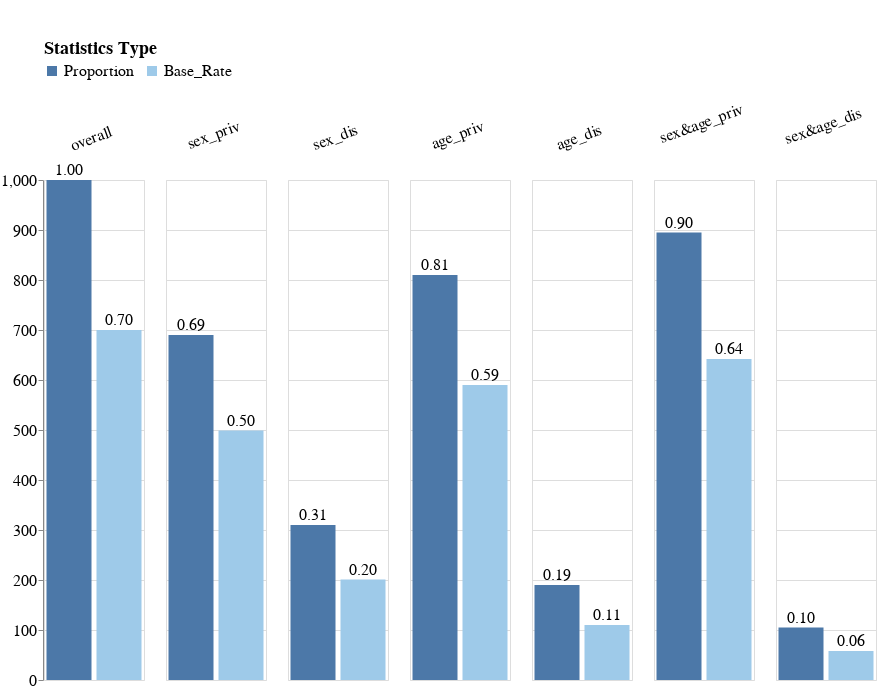

Notebook cell for this chart:
### Markdown cell above
## Check proportions and base rates

### Code cell
create_dataset_stats_bar_chart(data_loader.X_data, data_loader.y_data, sensitive_attributes_dct)

### Figure 1 — Vega-Lite specification as saved in the notebook (floating-point values rounded to 4 significant figures)
{"config": {"view": {"continuousWidth": 300, "continuousHeight": 300}, "axis": {"labelFontSize": 16, "titleFontSize": 18}, "headerColumn": {"labelFontSize": 16, "titleFontSize": 18}, "padding": {"top": 40}}, "data": {"name": "data-5e73c884d016dd36f82db3c4f6f9b651"}, "facet": {"column": {"field": "Subgroup", "header": {"labelAlign": "center", "labelAnchor": "middle", "labelAngle": -20, "labelPadding": -15}, "sort": ["overall", "sex_priv", "sex_dis", "age_priv", "age_dis", "sex&age_priv", "sex&age_dis"], "title": "", "type": "nominal"}}, "spec": {"layer": [{"mark": {"type": "bar"}, "encoding": {"color": {"field": "Statistics_Type", "legend": {"direction": "horizontal", "labelFontSize": 16, "legendX": 0, "legendY": -140, "orient": "none", "title": "Statistics Type", "titleFontSize": 18}, "scale": {"scheme": "tableau20"}, "sort": ["Proportion", "Base_Rate"], "type": "nominal"}, "x": {"axis": null, "field": "Statistics_Type", "sort": ["Proportion", "Base_Rate"], "type": "nominal"}, "y": {"axis": {"grid": true}, "field": "Num_Rows", "scale": {"domain": [0, 1000.0]}, "title": "", "type": "quantitative"}}}, {"mark": {"type": "text", "baseline": "middle", "dy": -10, "fontSize": 16}, "encoding": {"color": {"value": "black"}, "text": {"field": "Percentage", "format": ",.2f", "type": "quantitative"}, "x": {"axis": null, "field": "Statistics_Type", "sort": ["Proportion", "Base_Rate"], "type": "nominal"}, "y": {"axis": {"grid": true}, "field": "Num_Rows", "scale": {"domain": [0, 1000.0]}, "title": "", "type": "quantitative"}}}], "height": 500, "width": 100}, "$schema": "https://vega.github.io/schema/vega-lite/v5.20.1.json", "datasets": {"data-5e73c884d016dd36f82db3c4f6f9b651": [{"Subgroup": "overall", "Percentage": 1.0, "Num_Rows": 1000, "Statistics_Type": "Proportion"}, {"Subgroup": "overall", "Percentage": 0.7, "Num_Rows": 700, "Statistics_Type": "Base_Rate"}, {"Subgroup": "sex_priv", "Percentage": 0.69, "Num_Rows": 690, "Statistics_Type": "Proportion"}, {"Subgroup": "sex_priv", "Percentage": 0.499, "Num_Rows": 499, "Statistics_Type": "Base_Rate"}, {"Subgroup": "sex_dis", "Percentage": 0.31, "Num_Rows": 310, "Statistics_Type": "Proportion"}, {"Subgroup": "sex_dis", "Percentage": 0.201, "Num_Rows": 201, "Statistics_Type": "Base_Rate"}, {"Subgroup": "age_priv", "Percentage": 0.81, "Num_Rows": 810, "Statistics_Type": "Proportion"}, {"Subgroup": "age_priv", "Percentage": 0.59, "Num_Rows": 590, "Statistics_Type": "Base_Rate"}, {"Subgroup": "age_dis", "Percentage": 0.19, "Num_Rows": 190, "Statistics_Type": "Proportion"}, {"Subgroup": "age_dis", "Percentage": 0.11, "Num_Rows": 110, "Statistics_Type": "Base_Rate"}, {"Subgroup": "sex&age_priv", "Percentage": 0.895, "Num_Rows": 895, "Statistics_Type": "Proportion"}, {"Subgroup": "sex&age_priv", "Percentage": 0.642, "Num_Rows": 642, "Statistics_Type": "Base_Rate"}, {"Subgroup": "sex&age_dis", "Percentage": 0.105, "Num_Rows": 105, "Statistics_Type": "Proportion"}, {"Subgroup": "sex&age_dis", "Percentage": 0.058, "Num_Rows": 58, "Statistics_Type": "Base_Rate"}]}}
